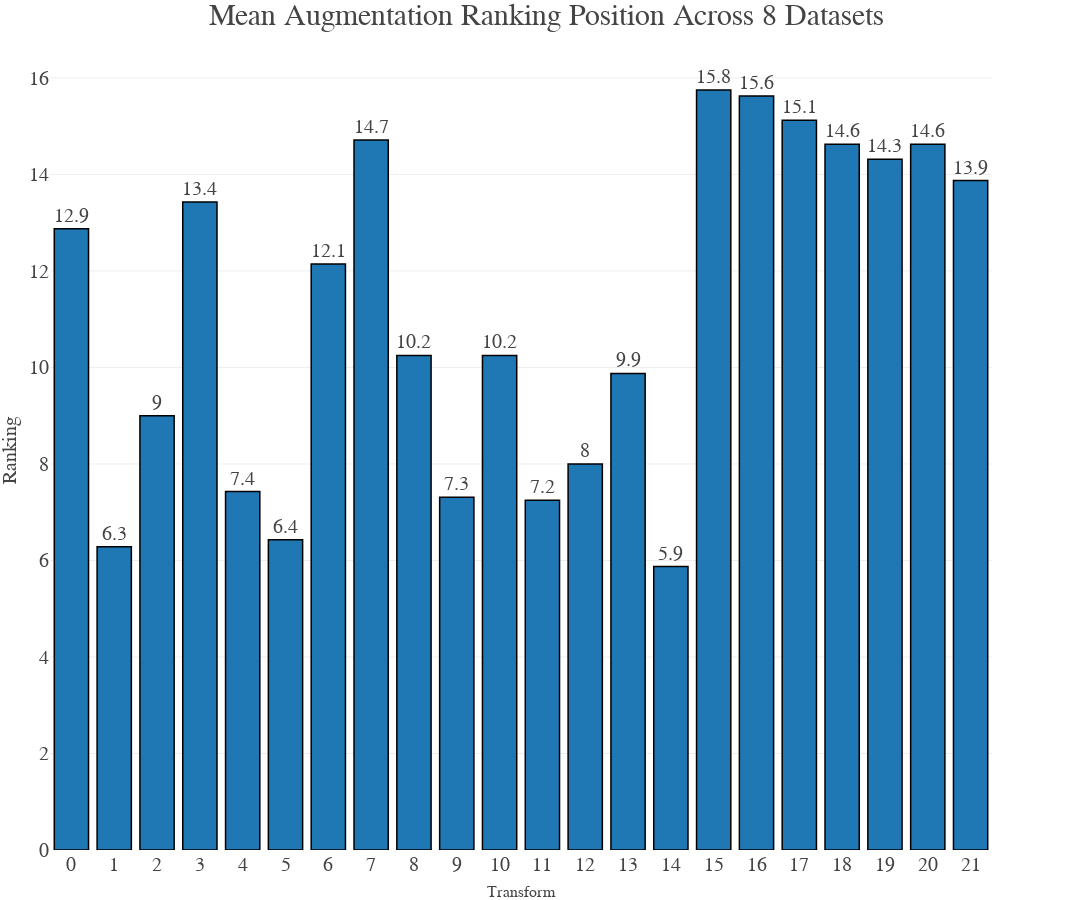

Notebook code cell kept with this figure:
### Code cell
import plotly.graph_objects as go
fig = go.Figure()

# Define colors for each column for better visual differentiation
colors = ['#1f77b4', '#ff7f0e', '#2ca02c']  # Professional, distinguishable color scheme
colors = ['#1f77b4', '#ff7f0e', '#2ca02c']  # Professional, distinguishable color scheme


# Add bars for each column with scientific formatting
for i, col in enumerate(total_df_test[["rank"]].columns):
    fig.add_trace(go.Bar(
        x=total_df_test.index,
        y=total_df_test[col],
        name=col,  # Each bar group named after the column
        marker_color=colors[i],  # Set the custom color for each bar group
        text=total_df_test[col].round(1),  # Display the values as text on the bars
        textposition='outside',  # Position the text outside the bars
        textfont=dict(size=20, family='Times New Roman'),  # Customize the text font
    ))

# Update the layout for a clean, professional look with legend on the right side
fig.update_layout(
    title="Mean Augmentation Ranking Position Across 8 Datasets",  # Title of the plot
    title_font=dict(size=30, family='Montserrat'),  # Font for the title
    xaxis=dict(
        title="Transform",  # X-axis label
        tickmode='linear',
        tickfont=dict(family='Times New Roman', size=20),
        title_font=dict(size=16, family='Times New Roman'),
        showgrid=False  # Remove grid for a cleaner look
    ),
    yaxis=dict(
        title="Ranking",  # Y-axis label
        title_font=dict(size=20, family='Times New Roman'),
        tickfont=dict(family='Times New Roman', size=20),
        showgrid=True,  # Optional: gridlines for y-axis to aid interpretation
        zeroline=False  # Remove the default zero line for clarity
    ),
    barmode='group',  # Grouped bars for better comparison
    font=dict(family='Times New Roman', size=14),  # Set the overall font for the figure
    legend=dict(
        title="Proxy",  # Legend title
        title_font=dict(family='Times New Roman', size=20),
        font=dict(family='Times New Roman', size=20),
        x=1.05,  # Move the legend to the right of the plot
        y=1,  # Keep the legend at the top
        xanchor="left",  # Anchor the legend to the left of its position
        borderwidth=1,  # Optional: Add a border around the legend for clarity
    ),
    margin=dict(l=50, r=100, t=50, b=50),  # Increase right margin to accommodate the legend
    width=1400,  # Set figure width
    height=900,  # Set figure height
    template="presentation"
)
# Add gridlines and adjust bar text size
fig.update_traces(
    texttemplate='%{text}',  # Format the bar labels to 2 decimal places
    textposition='outside',  # Position the labels outside the bars
    marker_line_width=1.5,  # Add a border around the bars
    marker_line_color='black'  # Border color for the bars
)


# Show the plot
fig.show()

### Figure 1 — Plotly figure (JSON) as saved in the notebook; plotly's stock layout.template omitted (floating-point values rounded to 4 significant figures)
{"data": [{"marker": {"color": "#1f77b4", "line": {"color": "black", "width": 1.5}}, "name": "rank", "text": [5.9, 6.3, 6.4, 7.2, 7.3, 7.4, 8, 9, 9.9, 10.2, 10.2, 12.1, 12.9, 13.4, 13.9, 14.3, 14.6, 14.6, 14.7, 15.1, 15.6, 15.8], "textfont": {"family": "Times New Roman", "size": 20}, "textposition": "outside", "texttemplate": "%{text}", "type": "bar", "x": [14, 1, 5, 11, 9, 4, 12, 2, 13, 10, 8, 6, 0, 3, 21, 19, 18, 20, 7, 17, 16, 15], "y": [5.875, 6.286, 6.429, 7.25, 7.312, 7.429, 8, 9, 9.875, 10.25, 10.25, 12.14, 12.88, 13.43, 13.88, 14.31, 14.62, 14.62, 14.71, 15.12, 15.62, 15.75]}], "layout": {"barmode": "group", "font": {"family": "Times New Roman", "size": 14}, "height": 900, "legend": {"borderwidth": 1, "font": {"family": "Times New Roman", "size": 20}, "title": {"font": {"family": "Times New Roman", "size": 20}, "text": "Proxy"}, "x": 1.05, "xanchor": "left", "y": 1}, "margin": {"b": 50, "l": 50, "r": 100, "t": 50}, "title": {"font": {"family": "Montserrat", "size": 30}, "text": "Mean Augmentation Ranking Position Across 8 Datasets"}, "width": 1400, "xaxis": {"autorange": true, "range": [-0.5, 21.5], "showgrid": false, "tickfont": {"family": "Times New Roman", "size": 20}, "tickmode": "linear", "title": {"font": {"family": "Times New Roman", "size": 16}, "text": "Transform"}, "type": "linear"}, "yaxis": {"autorange": true, "range": [0, 16.58], "showgrid": true, "tickfont": {"family": "Times New Roman", "size": 20}, "title": {"font": {"family": "Times New Roman", "size": 20}, "text": "Ranking"}, "type": "linear", "zeroline": false}}}
